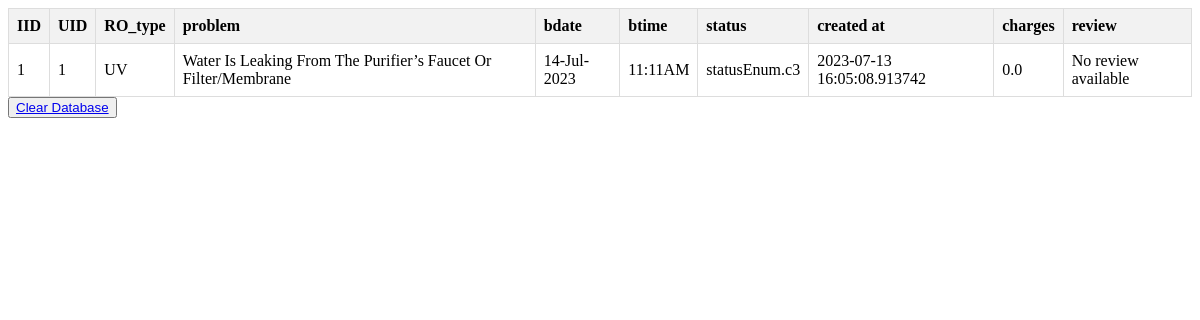
/issue_data, run on an earlier commit of the app's database.
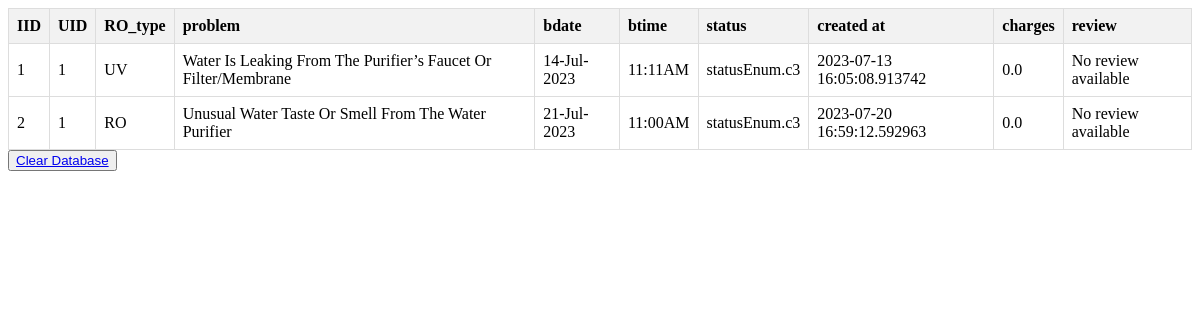
And on a later commit of the database.
### app.py (models this page shows)
class Issue(db.Model):
   IID = db.Column(db.Integer,primary_key=True)
   UID = db.Column(db.Integer,db.ForeignKey('user.UID'),nullable=False)
   created_at = db.Column(db.DateTime, default=datetime.now(tz=pytz.timezone('Asia/Calcutta')))
   RO_type = db.Column(db.String,nullable=False)
   problem = db.Column(db.String, nullable=False)
   bdate = db.Column(db.String,nullable=False)
   btime = db.Column(db.String,nullable=False)
   status = db.Column(db.Enum(statusEnum),nullable=False, default=statusEnum.c3)
   charges = db.Column(db.Float, default=0.0, nullable=True)
   Review = db.Column(db.String, default="No review available",nullable=True)

### app.py (the view)
@app.route('/issue_data')
def get_issue_records():
   records = Issue.query.all()
   return render_template('issue_records.html',records=records)

### templates/issue_records.html (shortened to what this page needs)
<!DOCTYPE html>
<html>
    <head>
    </head>
    <body>
        <table>
            <thead>
                <tr>
                    <th>IID</th>
                    <th>UID</th>
                    <th>RO_type</th>
                    <th>problem</th>
                    <th>bdate</th>
                    <th>btime</th>
                    <th>status</th>
                    <th>created at</th>
                    <th>charges</th>
                    <th>review</th>
                </tr>
            </thead>
            <tbody>
                {% for record in records%}
                <tr style={'border:10px;'}>
                    <td>{{record.IID}}</td>
                    <td>{{record.UID}}</td>
                    <td>{{record.RO_type}}</td>
                    <td>{{record.problem}}</td>
                    <td>{{record.bdate}}</td>
                    <td>{{record.btime}}</td>
                    <td>{{record.status}}</td>
                    <td>{{record.created_at}}</td>
                    <td>{{record.charges}}</td>
                    <td>{{record.Review}}</td>
                </tr>
                {% endfor%}
            </tbody>
        </table>
        <button name='clearDB'><a href ='{{url_for('delete_issue_records')}}'>Clear Database</a></button>
    </body>
</html>

### templates/issue_records.html (style rules this page uses)
table { border-collapse: collapse; width: 100%; }
th, td { border: 1px solid #dddddd; padding: 8px; text-align: left; }
th { background-color: #f2f2f2; }

What changed in the data, as far as the page shows it:
added Issue: IID "2", UID "1", RO_type "RO", problem "Unusual Water Taste Or Smell From The Water Purifier", bdate "21-Jul-2023", btime "11:00AM", status "statusEnum.c3", created_at "2023-07-20 16:59:12.592963", charges "0.0", Review "No review available"
